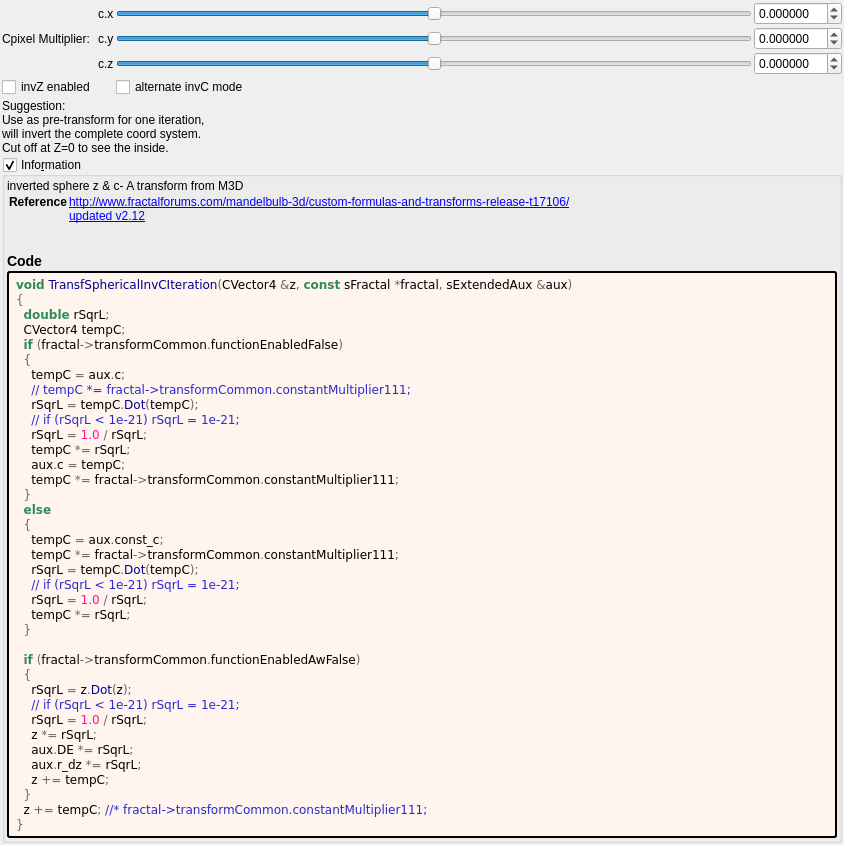
<?xml version="1.0" encoding="UTF-8"?>
<ui version="4.0">
 <class>transf_spherical_inv_c</class>
 <widget class="QWidget" name="Form">
  <property name="geometry">
   <rect>
    <x>0</x>
    <y>0</y>
    <width>844</width>
    <height>551</height>
   </rect>
  </property>
  <property name="windowTitle">
   <string notr="true">transf_spherical_inv_c</string>
  </property>
  <layout class="QVBoxLayout" name="verticalLayout">
   <property name="spacing">
    <number>2</number>
   </property>
   <property name="leftMargin">
    <number>2</number>
   </property>
   <property name="topMargin">
    <number>2</number>
   </property>
   <property name="rightMargin">
    <number>2</number>
   </property>
   <property name="bottomMargin">
    <number>2</number>
   </property>
   <item>
    <layout class="QGridLayout" name="gridLayout_44">
     <property name="spacing">
      <number>2</number>
     </property>
     <item row="0" column="2">
      <widget class="QSlider" name="slider3_transf_constant_multiplier_111_x">
       <property name="sizePolicy">
        <sizepolicy hsizetype="Expanding" vsizetype="Maximum">
         <horstretch>0</horstretch>
         <verstretch>0</verstretch>
        </sizepolicy>
       </property>
       <property name="minimum">
        <number>-10000000</number>
       </property>
       <property name="maximum">
        <number>10000000</number>
       </property>
       <property name="value">
        <number>0</number>
       </property>
       <property name="sliderPosition">
        <number>0</number>
       </property>
       <property name="orientation">
        <enum>Qt::Horizontal</enum>
       </property>
      </widget>
     </item>
     <item row="1" column="2">
      <widget class="QSlider" name="slider3_transf_constant_multiplier_111_y">
       <property name="sizePolicy">
        <sizepolicy hsizetype="Expanding" vsizetype="Maximum">
         <horstretch>0</horstretch>
         <verstretch>0</verstretch>
        </sizepolicy>
       </property>
       <property name="minimum">
        <number>-10000000</number>
       </property>
       <property name="maximum">
        <number>10000000</number>
       </property>
       <property name="value">
        <number>0</number>
       </property>
       <property name="sliderPosition">
        <number>0</number>
       </property>
       <property name="orientation">
        <enum>Qt::Horizontal</enum>
       </property>
      </widget>
     </item>
     <item row="1" column="1">
      <widget class="QLabel" name="label_113">
       <property name="text">
        <string notr="true">c.y</string>
       </property>
      </widget>
     </item>
     <item row="0" column="1">
      <widget class="QLabel" name="label_117">
       <property name="text">
        <string notr="true">c.x</string>
       </property>
      </widget>
     </item>
     <item row="1" column="3">
      <widget class="MyDoubleSpinBox" name="spinbox3_transf_constant_multiplier_111_y">
       <property name="sizePolicy">
        <sizepolicy hsizetype="Minimum" vsizetype="Maximum">
         <horstretch>0</horstretch>
         <verstretch>0</verstretch>
        </sizepolicy>
       </property>
       <property name="prefix">
        <string/>
       </property>
       <property name="suffix">
        <string/>
       </property>
       <property name="decimals">
        <number>6</number>
       </property>
       <property name="minimum">
        <double>-99.989999999999995</double>
       </property>
       <property name="maximum">
        <double>99.989999999999995</double>
       </property>
       <property name="singleStep">
        <double>0.100000000000000</double>
       </property>
      </widget>
     </item>
     <item row="2" column="3">
      <widget class="MyDoubleSpinBox" name="spinbox3_transf_constant_multiplier_111_z">
       <property name="sizePolicy">
        <sizepolicy hsizetype="Minimum" vsizetype="Maximum">
         <horstretch>0</horstretch>
         <verstretch>0</verstretch>
        </sizepolicy>
       </property>
       <property name="prefix">
        <string/>
       </property>
       <property name="suffix">
        <string/>
       </property>
       <property name="decimals">
        <number>6</number>
       </property>
       <property name="minimum">
        <double>-99.989999999999995</double>
       </property>
       <property name="maximum">
        <double>99.989999999999995</double>
       </property>
       <property name="singleStep">
        <double>0.100000000000000</double>
       </property>
      </widget>
     </item>
     <item row="0" column="3">
      <widget class="MyDoubleSpinBox" name="spinbox3_transf_constant_multiplier_111_x">
       <property name="sizePolicy">
        <sizepolicy hsizetype="Minimum" vsizetype="Maximum">
         <horstretch>0</horstretch>
         <verstretch>0</verstretch>
        </sizepolicy>
       </property>
       <property name="prefix">
        <string/>
       </property>
       <property name="suffix">
        <string/>
       </property>
       <property name="decimals">
        <number>6</number>
       </property>
       <property name="minimum">
        <double>-99.989999999999995</double>
       </property>
       <property name="maximum">
        <double>99.989999999999995</double>
       </property>
       <property name="singleStep">
        <double>0.100000000000000</double>
       </property>
      </widget>
     </item>
     <item row="2" column="2">
      <widget class="QSlider" name="slider3_transf_constant_multiplier_111_z">
       <property name="sizePolicy">
        <sizepolicy hsizetype="Expanding" vsizetype="Maximum">
         <horstretch>0</horstretch>
         <verstretch>0</verstretch>
        </sizepolicy>
       </property>
       <property name="minimum">
        <number>-10000000</number>
       </property>
       <property name="maximum">
        <number>10000000</number>
       </property>
       <property name="value">
        <number>0</number>
       </property>
       <property name="sliderPosition">
        <number>0</number>
       </property>
       <property name="orientation">
        <enum>Qt::Horizontal</enum>
       </property>
      </widget>
     </item>
     <item row="1" column="0">
      <widget class="QLabel" name="label_114">
       <property name="text">
        <string>Cpixel Multiplier:</string>
       </property>
      </widget>
     </item>
     <item row="2" column="1">
      <widget class="QLabel" name="label_118">
       <property name="text">
        <string notr="true">c.z</string>
       </property>
      </widget>
     </item>
     <item row="3" column="0">
      <widget class="QCheckBox" name="checkBox_transf_function_enabledAw_false">
       <property name="text">
        <string>invZ enabled</string>
       </property>
      </widget>
     </item>
     <item row="3" column="2">
      <widget class="QCheckBox" name="checkBox_transf_function_enabled_false">
       <property name="text">
        <string>alternate invC mode</string>
       </property>
      </widget>
     </item>
    </layout>
   </item>
   <item>
    <widget class="QLabel" name="label">
     <property name="toolTip">
      <string/>
     </property>
     <property name="text">
      <string>Suggestion:
Use as pre-transform for one iteration, 
will invert the complete coord system.
Cut off at Z=0 to see the inside.</string>
     </property>
    </widget>
   </item>
   <item>
    <widget class="MyGroupBox" name="groupCheck_info">
     <property name="title">
      <string>Info&amp;rmation</string>
     </property>
     <property name="flat">
      <bool>false</bool>
     </property>
     <property name="checkable">
      <bool>true</bool>
     </property>
     <layout class="QVBoxLayout" name="verticalLayout_2">
      <property name="spacing">
       <number>2</number>
      </property>
      <property name="leftMargin">
       <number>2</number>
      </property>
      <property name="topMargin">
       <number>2</number>
      </property>
      <property name="rightMargin">
       <number>2</number>
      </property>
      <property name="bottomMargin">
       <number>2</number>
      </property>
      <item>
       <widget class="QLabel" name="label_information_general">
        <property name="text">
         <string notr="true">&lt;p&gt;inverted sphere z &amp; c- A transform from M3D&lt;/p&gt;&lt;table&gt;
&lt;tr&gt;&lt;th&gt;Reference&lt;/th&gt;&lt;td&gt;&lt;a href=&quot;http://www.fractalforums.com/mandelbulb-3d/custom-formulas-and-transforms-release-t17106/&quot;&gt;http://www.fractalforums.com/mandelbulb-3d/custom-formulas-and-transforms-release-t17106/&lt;br&gt;
&lt;a href=&quot;updated v2.12&quot;&gt;updated v2.12&lt;br&gt;
&lt;/td&gt;&lt;/tr&gt;
&lt;/table&gt;
&lt;h3&gt;Code&lt;/h3&gt;</string>
        </property>
        <property name="wordWrap">
         <bool>true</bool>
        </property>
        <property name="openExternalLinks">
         <bool>true</bool>
        </property>
        <property name="textInteractionFlags">
         <set>Qt::LinksAccessibleByMouse|Qt::TextSelectableByMouse</set>
        </property>
       </widget>
      </item>
      <item>
       <widget class="QLabel" name="label_code_content">
        <property name="styleSheet">
         <string notr="true">border-style: outset; border-width: 2px; border-radius: 3px; border-color: black; background-color: #fff5ee; padding: 4px;</string>
        </property>
        <property name="text">
         <string notr="true">&lt;body style=&quot;background-color:#fff5ee&quot;&gt;
&lt;pre style=&quot;color:#000000; background-color:#fff5ee;  font-family:'Courier New',monospace;&quot;&gt;&lt;span style=&quot;color:#2e8b57; font-weight:bold&quot;&gt;void&lt;/span&gt; &lt;span style=&quot;color:#00008f&quot;&gt;TransfSphericalInvCIteration&lt;/span&gt;&lt;span style=&quot;color:#676767&quot;&gt;(&lt;/span&gt;CVector4 &lt;span style=&quot;color:#676767&quot;&gt;&amp;amp;&lt;/span&gt;z&lt;span style=&quot;color:#676767&quot;&gt;,&lt;/span&gt; &lt;span style=&quot;color:#2e8b57; font-weight:bold&quot;&gt;const&lt;/span&gt; sFractal &lt;span style=&quot;color:#676767&quot;&gt;*&lt;/span&gt;fractal&lt;span style=&quot;color:#676767&quot;&gt;,&lt;/span&gt; sExtendedAux &lt;span style=&quot;color:#676767&quot;&gt;&amp;amp;&lt;/span&gt;aux&lt;span style=&quot;color:#676767&quot;&gt;)&lt;/span&gt;
&lt;span style=&quot;color:#676767&quot;&gt;{&lt;/span&gt;
  &lt;span style=&quot;color:#2e8b57; font-weight:bold&quot;&gt;double&lt;/span&gt; rSqrL&lt;span style=&quot;color:#676767&quot;&gt;;&lt;/span&gt;
  CVector4 tempC&lt;span style=&quot;color:#676767&quot;&gt;;&lt;/span&gt;
  &lt;span style=&quot;color:#2e8b57; font-weight:bold&quot;&gt;if&lt;/span&gt; &lt;span style=&quot;color:#676767&quot;&gt;(&lt;/span&gt;fractal&lt;span style=&quot;color:#676767&quot;&gt;-&amp;gt;&lt;/span&gt;transformCommon&lt;span style=&quot;color:#676767&quot;&gt;.&lt;/span&gt;functionEnabledFalse&lt;span style=&quot;color:#676767&quot;&gt;)&lt;/span&gt;
  &lt;span style=&quot;color:#676767&quot;&gt;{&lt;/span&gt;
    tempC &lt;span style=&quot;color:#676767&quot;&gt;=&lt;/span&gt; aux&lt;span style=&quot;color:#676767&quot;&gt;.&lt;/span&gt;c&lt;span style=&quot;color:#676767&quot;&gt;;&lt;/span&gt;
    &lt;span style=&quot;color:#2929cc&quot;&gt;// tempC *= fractal-&amp;gt;transformCommon.constantMultiplier111;&lt;/span&gt;
    rSqrL &lt;span style=&quot;color:#676767&quot;&gt;=&lt;/span&gt; tempC&lt;span style=&quot;color:#676767&quot;&gt;.&lt;/span&gt;&lt;span style=&quot;color:#00008f&quot;&gt;Dot&lt;/span&gt;&lt;span style=&quot;color:#676767&quot;&gt;(&lt;/span&gt;tempC&lt;span style=&quot;color:#676767&quot;&gt;);&lt;/span&gt;
    &lt;span style=&quot;color:#2929cc&quot;&gt;// if (rSqrL &amp;lt; 1e-21) rSqrL = 1e-21;&lt;/span&gt;
    rSqrL &lt;span style=&quot;color:#676767&quot;&gt;=&lt;/span&gt; &lt;span style=&quot;color:#ff1493&quot;&gt;1.0&lt;/span&gt; &lt;span style=&quot;color:#676767&quot;&gt;/&lt;/span&gt; rSqrL&lt;span style=&quot;color:#676767&quot;&gt;;&lt;/span&gt;
    tempC &lt;span style=&quot;color:#676767&quot;&gt;*=&lt;/span&gt; rSqrL&lt;span style=&quot;color:#676767&quot;&gt;;&lt;/span&gt;
    aux&lt;span style=&quot;color:#676767&quot;&gt;.&lt;/span&gt;c &lt;span style=&quot;color:#676767&quot;&gt;=&lt;/span&gt; tempC&lt;span style=&quot;color:#676767&quot;&gt;;&lt;/span&gt;
    tempC &lt;span style=&quot;color:#676767&quot;&gt;*=&lt;/span&gt; fractal&lt;span style=&quot;color:#676767&quot;&gt;-&amp;gt;&lt;/span&gt;transformCommon&lt;span style=&quot;color:#676767&quot;&gt;.&lt;/span&gt;constantMultiplier111&lt;span style=&quot;color:#676767&quot;&gt;;&lt;/span&gt;
  &lt;span style=&quot;color:#676767&quot;&gt;}&lt;/span&gt;
  &lt;span style=&quot;color:#2e8b57; font-weight:bold&quot;&gt;else&lt;/span&gt;
  &lt;span style=&quot;color:#676767&quot;&gt;{&lt;/span&gt;
    tempC &lt;span style=&quot;color:#676767&quot;&gt;=&lt;/span&gt; aux&lt;span style=&quot;color:#676767&quot;&gt;.&lt;/span&gt;const_c&lt;span style=&quot;color:#676767&quot;&gt;;&lt;/span&gt;
    tempC &lt;span style=&quot;color:#676767&quot;&gt;*=&lt;/span&gt; fractal&lt;span style=&quot;color:#676767&quot;&gt;-&amp;gt;&lt;/span&gt;transformCommon&lt;span style=&quot;color:#676767&quot;&gt;.&lt;/span&gt;constantMultiplier111&lt;span style=&quot;color:#676767&quot;&gt;;&lt;/span&gt;
    rSqrL &lt;span style=&quot;color:#676767&quot;&gt;=&lt;/span&gt; tempC&lt;span style=&quot;color:#676767&quot;&gt;.&lt;/span&gt;&lt;span style=&quot;color:#00008f&quot;&gt;Dot&lt;/span&gt;&lt;span style=&quot;color:#676767&quot;&gt;(&lt;/span&gt;tempC&lt;span style=&quot;color:#676767&quot;&gt;);&lt;/span&gt;
    &lt;span style=&quot;color:#2929cc&quot;&gt;// if (rSqrL &amp;lt; 1e-21) rSqrL = 1e-21;&lt;/span&gt;
    rSqrL &lt;span style=&quot;color:#676767&quot;&gt;=&lt;/span&gt; &lt;span style=&quot;color:#ff1493&quot;&gt;1.0&lt;/span&gt; &lt;span style=&quot;color:#676767&quot;&gt;/&lt;/span&gt; rSqrL&lt;span style=&quot;color:#676767&quot;&gt;;&lt;/span&gt;
    tempC &lt;span style=&quot;color:#676767&quot;&gt;*=&lt;/span&gt; rSqrL&lt;span style=&quot;color:#676767&quot;&gt;;&lt;/span&gt;
  &lt;span style=&quot;color:#676767&quot;&gt;}&lt;/span&gt;

  &lt;span style=&quot;color:#2e8b57; font-weight:bold&quot;&gt;if&lt;/span&gt; &lt;span style=&quot;color:#676767&quot;&gt;(&lt;/span&gt;fractal&lt;span style=&quot;color:#676767&quot;&gt;-&amp;gt;&lt;/span&gt;transformCommon&lt;span style=&quot;color:#676767&quot;&gt;.&lt;/span&gt;functionEnabledAwFalse&lt;span style=&quot;color:#676767&quot;&gt;)&lt;/span&gt;
  &lt;span style=&quot;color:#676767&quot;&gt;{&lt;/span&gt;
    rSqrL &lt;span style=&quot;color:#676767&quot;&gt;=&lt;/span&gt; z&lt;span style=&quot;color:#676767&quot;&gt;.&lt;/span&gt;&lt;span style=&quot;color:#00008f&quot;&gt;Dot&lt;/span&gt;&lt;span style=&quot;color:#676767&quot;&gt;(&lt;/span&gt;z&lt;span style=&quot;color:#676767&quot;&gt;);&lt;/span&gt;
    &lt;span style=&quot;color:#2929cc&quot;&gt;// if (rSqrL &amp;lt; 1e-21) rSqrL = 1e-21;&lt;/span&gt;
    rSqrL &lt;span style=&quot;color:#676767&quot;&gt;=&lt;/span&gt; &lt;span style=&quot;color:#ff1493&quot;&gt;1.0&lt;/span&gt; &lt;span style=&quot;color:#676767&quot;&gt;/&lt;/span&gt; rSqrL&lt;span style=&quot;color:#676767&quot;&gt;;&lt;/span&gt;
    z &lt;span style=&quot;color:#676767&quot;&gt;*=&lt;/span&gt; rSqrL&lt;span style=&quot;color:#676767&quot;&gt;;&lt;/span&gt;
    aux&lt;span style=&quot;color:#676767&quot;&gt;.&lt;/span&gt;DE &lt;span style=&quot;color:#676767&quot;&gt;*=&lt;/span&gt; rSqrL&lt;span style=&quot;color:#676767&quot;&gt;;&lt;/span&gt;
    aux&lt;span style=&quot;color:#676767&quot;&gt;.&lt;/span&gt;r_dz &lt;span style=&quot;color:#676767&quot;&gt;*=&lt;/span&gt; rSqrL&lt;span style=&quot;color:#676767&quot;&gt;;&lt;/span&gt;
    z &lt;span style=&quot;color:#676767&quot;&gt;+=&lt;/span&gt; tempC&lt;span style=&quot;color:#676767&quot;&gt;;&lt;/span&gt;
  &lt;span style=&quot;color:#676767&quot;&gt;}&lt;/span&gt;
  z &lt;span style=&quot;color:#676767&quot;&gt;+=&lt;/span&gt; tempC&lt;span style=&quot;color:#676767&quot;&gt;;&lt;/span&gt; &lt;span style=&quot;color:#2929cc&quot;&gt;//* fractal-&amp;gt;transformCommon.constantMultiplier111;&lt;/span&gt;
&lt;span style=&quot;color:#676767&quot;&gt;}&lt;/span&gt;
&lt;/pre&gt;
&lt;/body&gt;</string>
        </property>
        <property name="wordWrap">
         <bool>true</bool>
        </property>
        <property name="openExternalLinks">
         <bool>true</bool>
        </property>
        <property name="textInteractionFlags">
         <set>Qt::LinksAccessibleByMouse|Qt::TextSelectableByMouse</set>
        </property>
       </widget>
      </item>
     </layout>
    </widget>
   </item>
   <item>
    <spacer name="verticalSpacer">
     <property name="orientation">
      <enum>Qt::Vertical</enum>
     </property>
     <property name="sizeHint" stdset="0">
      <size>
       <width>20</width>
       <height>40</height>
      </size>
     </property>
    </spacer>
   </item>
  </layout>
 </widget>
 <customwidgets>
  <customwidget>
   <class>MyDoubleSpinBox</class>
   <extends>QDoubleSpinBox</extends>
   <header>my_double_spin_box.h</header>
  </customwidget>
  <customwidget>
   <class>MyGroupBox</class>
   <extends>QGroupBox</extends>
   <header>my_group_box.h</header>
   <container>1</container>
  </customwidget>
 </customwidgets>
 <tabstops>
  <tabstop>slider3_transf_constant_multiplier_111_x</tabstop>
  <tabstop>spinbox3_transf_constant_multiplier_111_x</tabstop>
  <tabstop>slider3_transf_constant_multiplier_111_y</tabstop>
  <tabstop>spinbox3_transf_constant_multiplier_111_y</tabstop>
  <tabstop>slider3_transf_constant_multiplier_111_z</tabstop>
  <tabstop>spinbox3_transf_constant_multiplier_111_z</tabstop>
  <tabstop>groupCheck_info</tabstop>
 </tabstops>
 <resources/>
 <connections/>
</ui>
